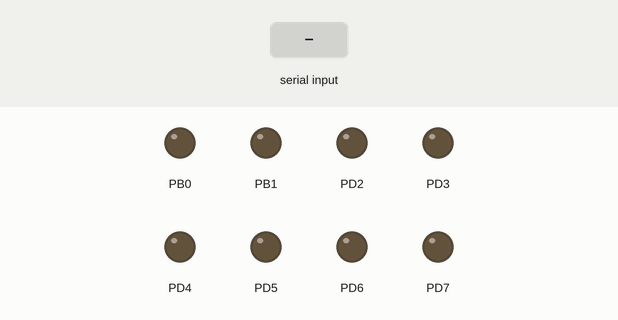
Simulated run of this program. Board: ATmega328P, built with avr-gcc and emulated at 16 MHz. Parts: output pins drawn as LEDs (lit = HIGH). The inputs (shaded band) are chosen by the test bench.

Above: at 1.2 s.
1.3 s: "1" received over Serial
At 2.1 s:
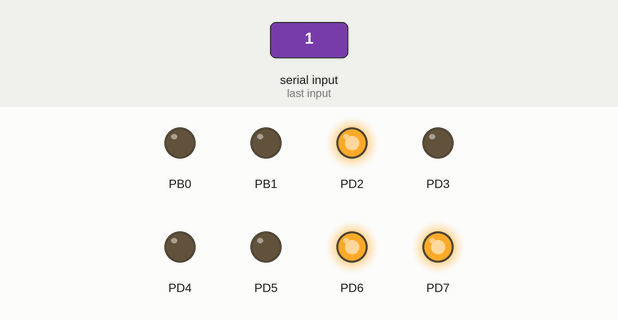
2.8 s: "0" received over Serial
At 3.2 s:
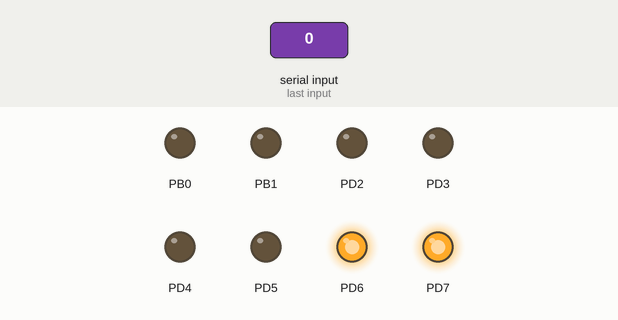
4.3 s: "2" received over Serial
At 5.6 s:
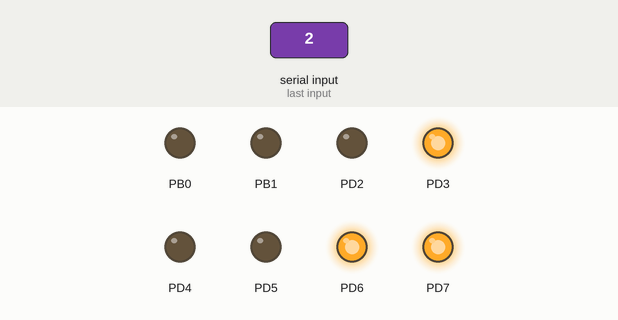
Timing chart, 0 to 7.3 s (numbered marks = the images above; inputs shaded):
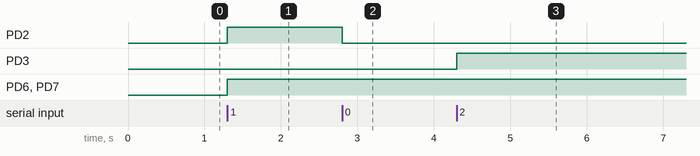

Measured:
- after the input at 1.3 s, PD2, PD6, PD7: LOW → HIGH at once
- after the input at 2.8 s, PD2: HIGH → LOW at once
- after the input at 4.3 s, PD3: LOW → HIGH at once

The program:

main.c
```c
/*
 * PreLab2.c
 *
 * Created: 21/04/2026
 * Author: Juan Rodrigo Donis
 * Description: Recibe un caracter desde la terminal serial
 *              y lo muestra en 8 LEDs usando D2-D9.
 */
/****************************************/
// Encabezado (Libraries)

#define F_CPU 16000000UL
#include <avr/io.h>
#include <stdint.h>

/****************************************/
// Function prototypes

void UART0_Init(void);
char UART0_ReadChar(void);
void LEDs_Init(void);
void MostrarByte(uint8_t valor);

/****************************************/
// Main Function

int main(void)
{
    uint8_t datoRecibido = 0;

    UART0_Init();
    LEDs_Init();

    while (1)
    {
        datoRecibido = (uint8_t)UART0_ReadChar();
        MostrarByte(datoRecibido);
    }
}

/****************************************/
// NON-Interrupt subroutines

void UART0_Init(void)
{
    uint16_t ubrr = 103;   // 9600 baudios con F_CPU = 16 MHz

    UBRR0H = (uint8_t)(ubrr >> 8);
    UBRR0L = (uint8_t)ubrr;

    UCSR0A = 0x00;
    UCSR0B = (1 << RXEN0);                         // habilita recepción
    UCSR0C = (1 << UCSZ01) | (1 << UCSZ00);       // 8 bits, sin paridad, 1 stop
}

char UART0_ReadChar(void)
{
    while (!(UCSR0A & (1 << RXC0)));
    return UDR0;
}

void LEDs_Init(void)
{
    // D2-D7 => PD2-PD7 como salida
    DDRD |= 0b11111100;

    // D8-D9 => PB0-PB1 como salida
    DDRB |= 0b00000011;

    // Todo inicia apagado
    PORTD &= 0b00000011;
    PORTB &= 0b11111100;
}

void MostrarByte(uint8_t valor)
{
    // Bits 0-5 hacia D2-D7
    PORTD = (PORTD & 0b00000011) | ((valor & 0x3F) << 2);

    // Bits 6-7 hacia D8-D9
    PORTB = (PORTB & 0b11111100) | ((valor >> 6) & 0x03);
}
```
